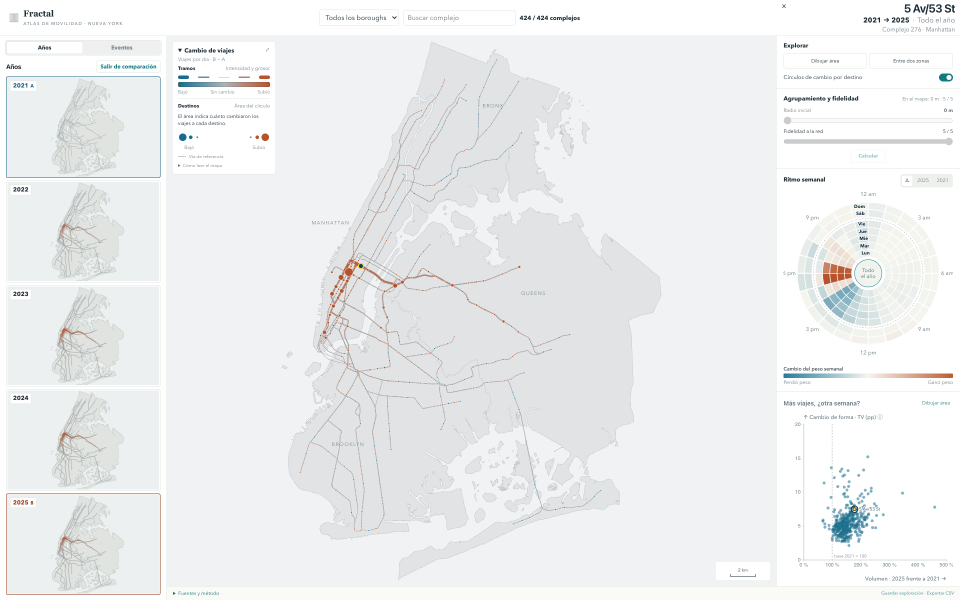
#> input picture deliveries/week15/paper/figuras/src/c_ritmo.png, 1920 x 1200 px (shown at 1/2 size)
$ python fig3_ritmo.py
#> lines starting #> are read from the running program, lines starting #| are printed output that depends on the picture
# Figura 3: comparación 2021 -> 2025 de 5 Av/53 St, recortes de la captura c_ritmo.png (app, 1920x1200).
# Uso: python3 fig3_ritmo.py   (escribe ../fig3_ritmo.pdf)
from PIL import Image, ImageDraw, ImageFont
import os
here=os.path.dirname(os.path.abspath(__file__))
im=Image.open(os.path.join(here,'c_ritmo.png')).convert('RGB')
#> im is the input picture: PIL image 1920x1200 RGB; mean R, G, B 237.8, 239.1, 239.5
S=2
mapa=im.crop((540,395,1100,705))            # 560x310
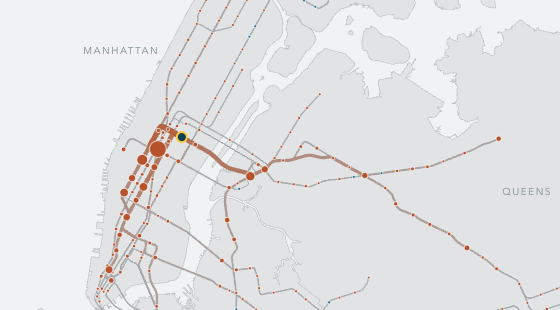
#> mapa: PIL image 560x310 RGB; mean R, G, B 227.6, 227.9, 228.3
reloj=im.crop((1560,350,1912,780))          # 352x430
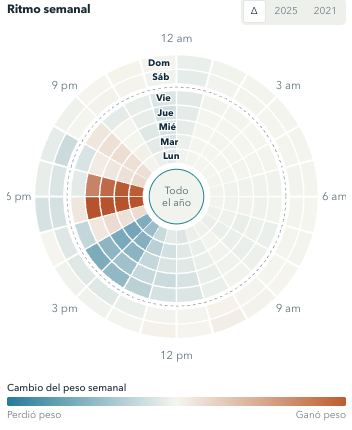
#> reloj: PIL image 352x430 RGB; mean R, G, B 242.5, 243.2, 241.6
disp=im.crop((1560,795,1912,1182))          # 352x387
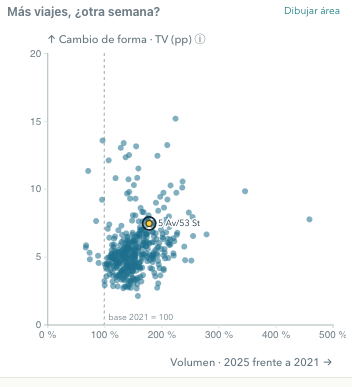
#> disp: PIL image 352x387 RGB; mean R, G, B 246.3, 248.7, 249.5
W=1120; g=14
mapa=mapa.resize((W,int(W*mapa.height/mapa.width)),Image.LANCZOS)
#> mapa: PIL image 1120x620 RGB
w2=(W-g)//2
reloj=reloj.resize((w2,int(w2*reloj.height/reloj.width)),Image.LANCZOS)
#> reloj: PIL image 553x675 RGB
disp=disp.resize((w2,int(w2*disp.height/disp.width)),Image.LANCZOS)
#> disp: PIL image 553x607 RGB
h2=max(reloj.height,disp.height)
#> h2 = 675
out=Image.new('RGB',(W,mapa.height+g+h2),'white')
#> out: PIL image 1120x1309 RGB; every value is 255
out.paste(mapa,(0,0)); out.paste(reloj,(0,mapa.height+g)); out.paste(disp,(w2+g,mapa.height+g+(h2-disp.height)))
#> after `out.paste(mapa, (0, 0))`:
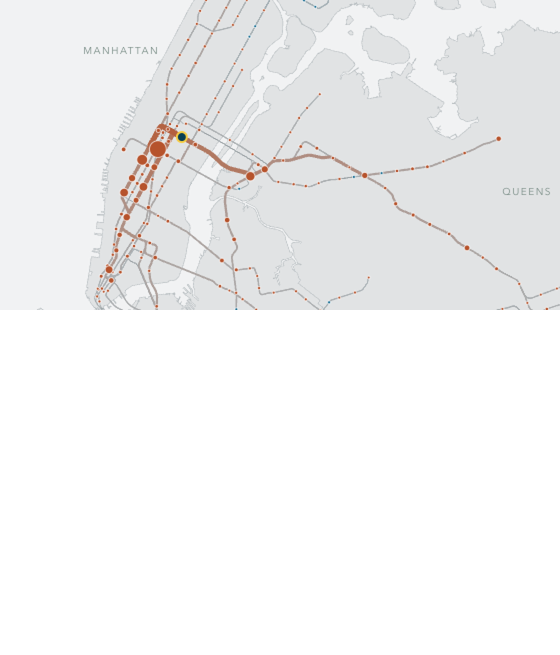
#> out: PIL image 1120x1309 RGB (shown at 1/2 size); mean R, G, B 242, 242.2, 242.4
#> after `out.paste(reloj, (0, mapa.height + g))`:
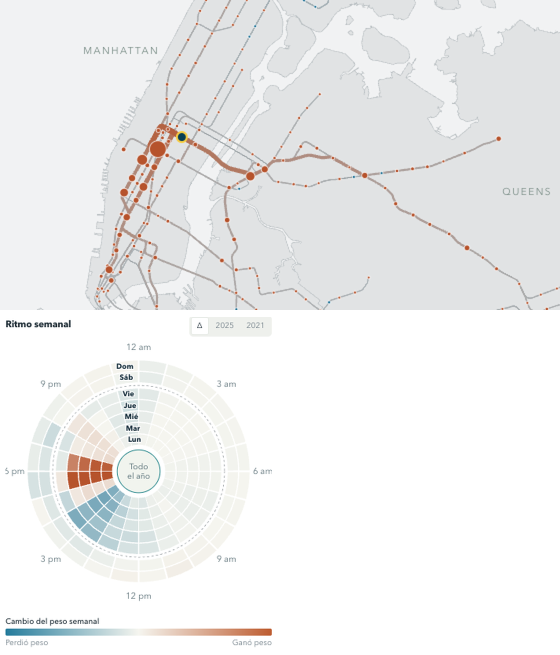
#> out: PIL image 1120x1309 RGB (shown at 1/2 size); mean R, G, B 238.8, 239.1, 238.9
#> after `out.paste(disp, (w2 + g, mapa.height + g + (h2 - disp.height)))`:
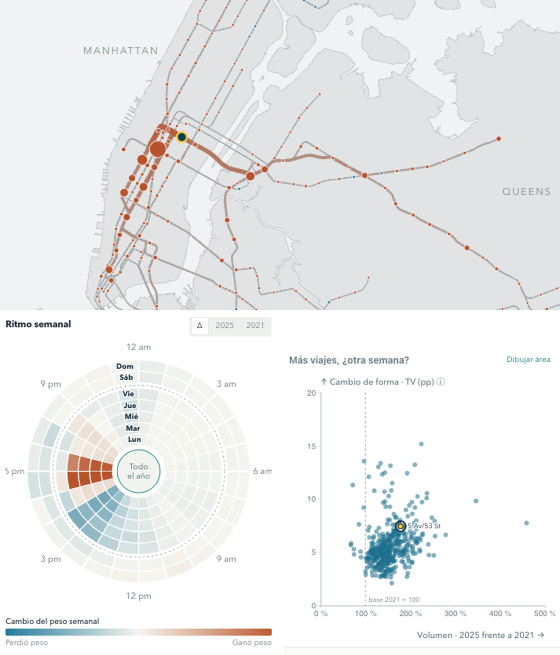
#> out: PIL image 1120x1309 RGB (shown at 1/2 size); mean R, G, B 236.7, 237.6, 237.6
d=ImageDraw.Draw(out)
try: f=ImageFont.truetype('/usr/share/fonts/truetype/dejavu/DejaVuSans-Bold.ttf',34)
except Exception: f=ImageFont.load_default()
for t,(x,y) in (('a',(12,10)),('b',(12,mapa.height+g+10)),('c',(w2+g+12,mapa.height+g+10))):
    d.rectangle((x-6,y-4,x+38,y+42),fill='white',outline='#172d3b',width=2); d.text((x+4,y-2),t,fill='#172d3b',font=f)
for box in ((0,0,W-1,mapa.height-1),(0,mapa.height+g,w2-1,mapa.height+g+h2-1),(w2+g,mapa.height+g,W-1,mapa.height+g+h2-1)):
    d.rectangle(box,outline='#b8c0c2',width=2)
out.save(os.path.join(here,'..','fig3_ritmo.pdf'),resolution=300)
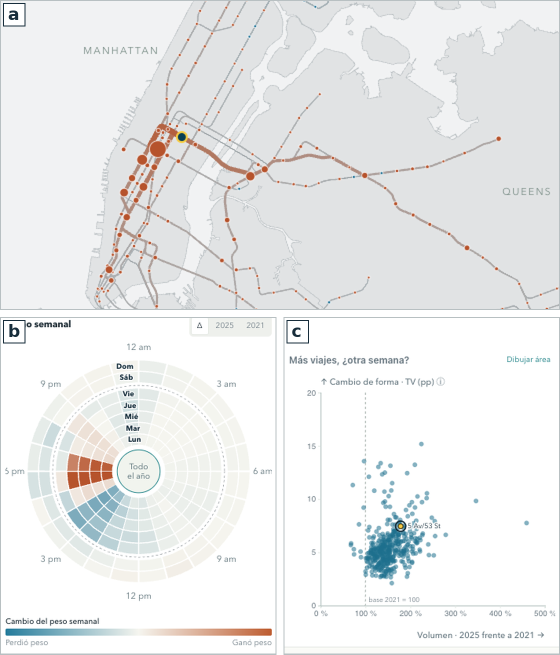
#> saved as fig3_ritmo.pdf: PIL image 1120x1309 RGB (shown at 1/2 size); mean R, G, B 235.8, 236.9, 236.9
out.save(os.path.join(here,'_fig3_prev.jpg'),quality=85)

$ run again, with deliveries/week15/paper/figuras/src/app.jpg saved as deliveries/week15/paper/figuras/src/c_ritmo.png
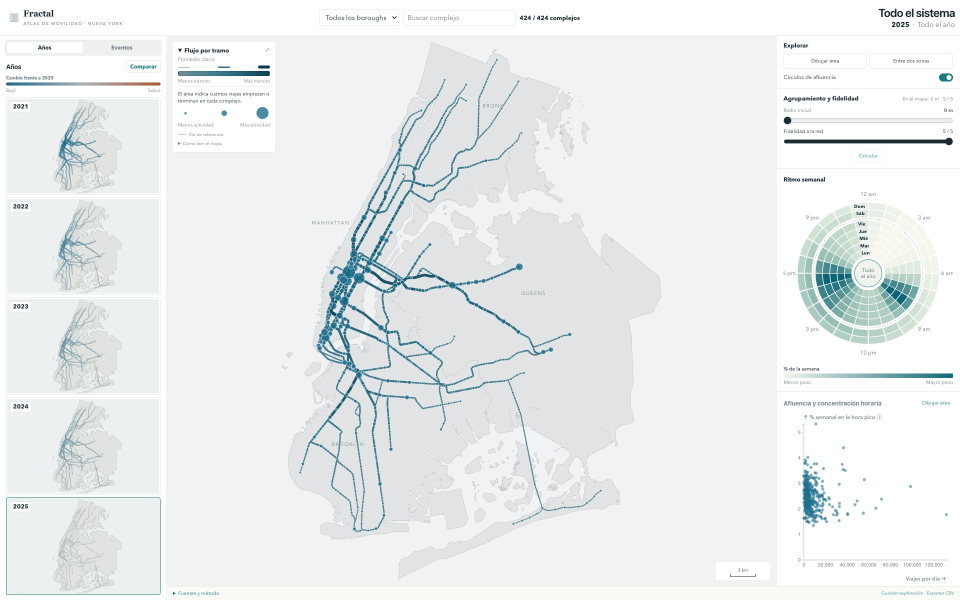
#> input picture deliveries/week15/paper/figuras/src/app.jpg, 1920 x 1200 px (shown at 1/2 size)
#> im is the input picture: PIL image 1920x1200 RGB; mean R, G, B 234.4, 237.4, 238.7
#> `disp=im.crop((1560,795,1912,1182))`:
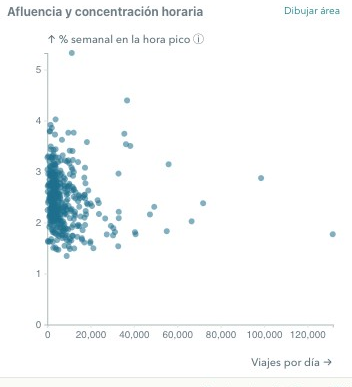
#> disp: PIL image 352x387 RGB; mean R, G, B 247, 249.2, 249.8
#> `out.save(os.path.join(here,'..','fig3_ritmo.pdf'),resolution=300)`:
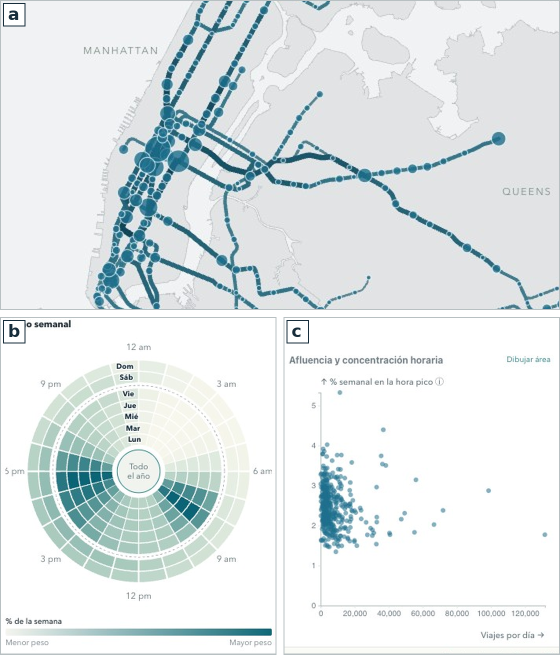
#> saved as fig3_ritmo.pdf: PIL image 1120x1309 RGB (shown at 1/2 size); mean R, G, B 225.5, 232, 233.2

$ run again, with deliveries/week15/paper/figuras/src/c_avp_lun8.jpg saved as deliveries/week15/paper/figuras/src/c_ritmo.png
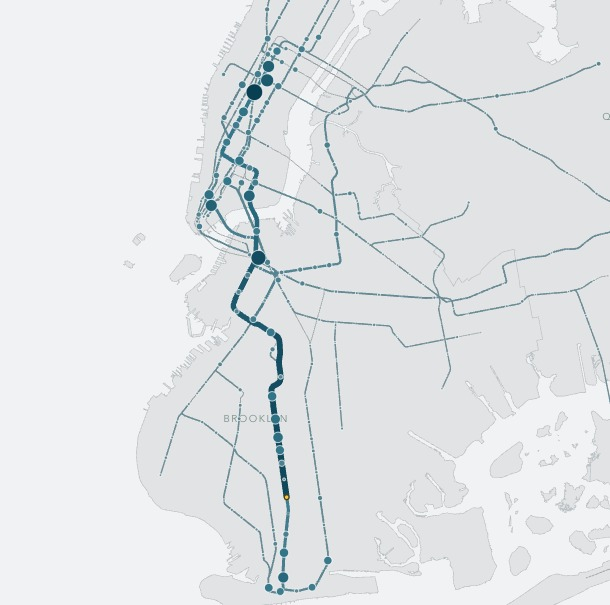
#> input picture deliveries/week15/paper/figuras/src/c_avp_lun8.jpg, 610 x 605 px
#> im is the input picture: PIL image 610x605 RGB; mean R, G, B 226.8, 229.4, 231.7
#> `mapa=im.crop((540,395,1100,705))`:
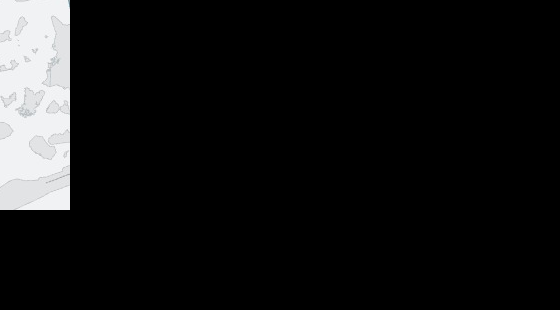
#> mapa: PIL image 560x310 RGB; mean R, G, B 19.8, 19.9, 20.1
#> `out.save(os.path.join(here,'..','fig3_ritmo.pdf'),resolution=300)`:
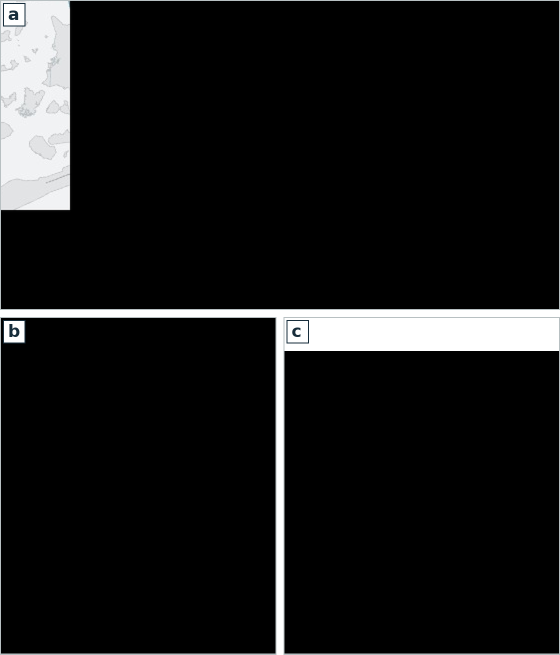
#> saved as fig3_ritmo.pdf: PIL image 1120x1309 RGB (shown at 1/2 size); mean R, G, B 22.1, 22.3, 22.4
